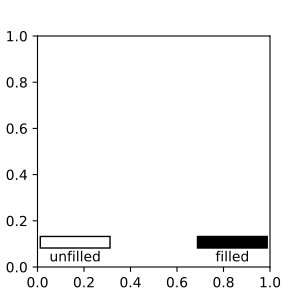

This chart was generated by the following Python code:
import matplotlib.pyplot as plt
from mpl_toolkits.axes_grid1.anchored_artists import AnchoredSizeBar

fig, ax = plt.subplots(figsize=(3, 3))

bar0 = AnchoredSizeBar(ax.transData, 0.3, 'unfilled', loc='lower left',
                       frameon=False, size_vertical=0.05, fill_bar=False)
ax.add_artist(bar0)
bar1 = AnchoredSizeBar(ax.transData, 0.3, 'filled', loc='lower right',
                       frameon=False, size_vertical=0.05, fill_bar=True)
ax.add_artist(bar1)

plt.show()
